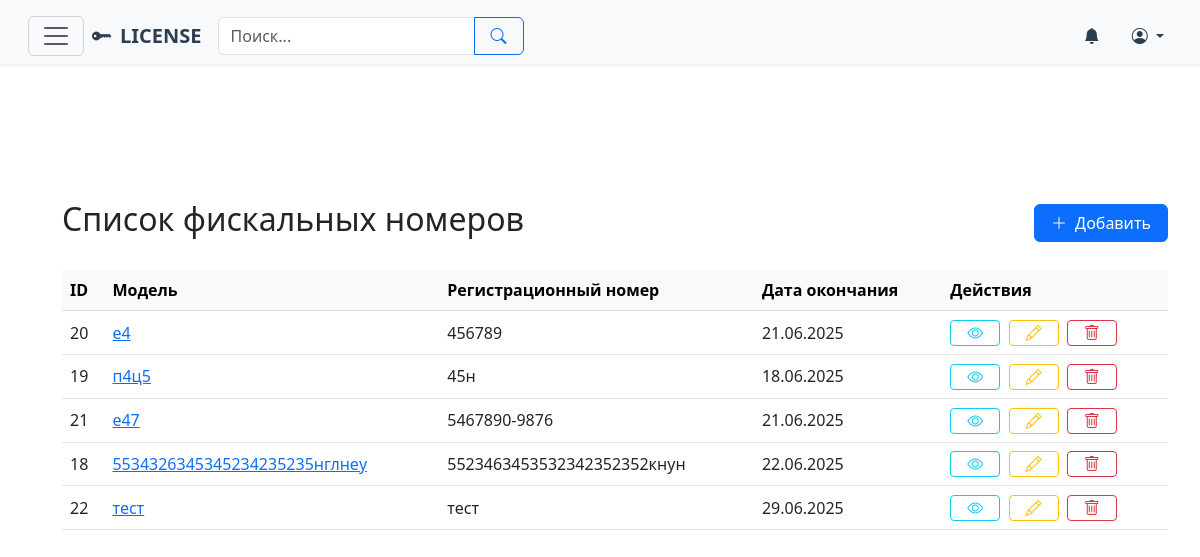
The page /fiscal-numbers/ on the database its author committed.
### licen/models.py (models this page shows, shortened)
class LicenseBaseModel(models.Model):
    created_at = models.DateTimeField(auto_now_add=True, verbose_name=_('Дата создания'))
    updated_at = models.DateTimeField(auto_now=True, verbose_name=_('Дата обновления'))
    start_date = models.DateField(verbose_name=_('Дата начала действия (с)'))
    end_date = models.DateField(verbose_name=_('Дата окончания действия (по)'))
    comments = models.TextField(blank=True, null=True, verbose_name=_('Комментарии'))
    computer = models.ForeignKey(
        'Computer',
        on_delete=models.CASCADE,
        related_name='%(class)s',
        verbose_name=_('Компьютер')
    )
    class Meta:
        abstract = True
        ordering = ['-end_date']
        indexes = [
            models.Index(fields=['end_date']),
        ]

class FiscalNumber(LicenseBaseModel):
    model = models.CharField(
        max_length=100,
        unique=True,
        verbose_name=_('Модель')
    )
    zn = models.CharField(
        max_length=100,
        unique=True,
        verbose_name=_('ЗН')
    )
    reg_number = models.CharField(
        max_length=100,
        unique=True,
        verbose_name=_('Регистрационный номер')
    )
    fn = models.CharField(
        max_length=100,
        unique=True,
        verbose_name=_('ФН')
    )
    class Meta:
        verbose_name = _('ФН')
        verbose_name_plural = _('ФН')

### licen/views.py (the view)
# urls.py: path('fiscal-numbers/', fiscal_number_list_one, name='fiscal-number-list-one'),
def fiscal_number_list_one(request):
    fiscal_numbers = FiscalNumber.objects.all().order_by('reg_number', 'model')
    return render(request, 'licen/fiscal_number/fiscal_number_list.html', {'fiscal_numbers': fiscal_numbers})

### licen/context_processors.py (called while the page is built, shortened)
def get_breadcrumbs(request):
    breadcrumbs = []
    breadcrumbs.append({
        'name': _('Города'),
        'url': reverse('city-list')
    })
    return {'breadcrumbs': breadcrumbs}

### licen/templates/licen/fiscal_number/fiscal_number_list.html (shortened to what this page needs)
{% extends "base.html" %}
{% block content %}
<div class="container mt-5">
    <div class="d-flex justify-content-between align-items-center mb-4">
        <h2>Список фискальных номеров</h2>
        <a href="{% url 'fiscal-number-create-one' %}" class="btn btn-primary d-flex align-items-center gap-2">
            <i class="bi bi-plus-lg"></i> Добавить
        </a>
    </div>
    {% if fiscal_numbers %}
    <div class="table-responsive d-none d-md-block">
        <table class="table table-hover align-middle">
            <thead class="table-light">
                <tr>
                    <th>ID</th>
                    <th>Модель</th>
                    <th>Регистрационный номер</th>
                    <th>Дата окончания</th>
                    <th>Действия</th>
                </tr>
            </thead>
            <tbody>
                {% for fn in fiscal_numbers %}
                <tr>
                    <td>{{ fn.id }}</td>
                    <td><a href="{% url 'fiscal-number-detail-one' fn.id %}">{{ fn.model|truncatechars:30 }}</a></td>
                    <td>{{ fn.reg_number }}</td>
                    <td>{{ fn.end_date|date:"d.m.Y" }}</td>
                    <td class="text-nowrap">
                        <a href="{% url 'fiscal-number-detail-one' fn.id %}" class="btn btn-sm btn-outline-info me-1"><i class="bi bi-eye"></i></a>
                        <a href="{% url 'fiscal-number-update-one' fn.id %}" class="btn btn-sm btn-outline-warning me-1"><i class="bi bi-pencil"></i></a>
                        <a href="{% url 'fiscal-number-delete-one' fn.id %}" class="btn btn-sm btn-outline-danger"><i class="bi bi-trash"></i></a>
                    </td>
                </tr>
                {% endfor %}
            </tbody>
        </table>
    </div>
    {% else %}
    <div class="alert alert-info">Фискальных номеров нет в базе</div>
    {% endif %}
</div>
{% endblock %}

### licen/templates/base.html (style rules this page uses)
.table thead th { background-color: #f8f9fa; }
.btn { padding-left: 1rem; padding-right: 1rem; }
.btn i { display: flex; align-items: center; }
.btn-sm i { font-size: 1rem; }

### rows shown on the page
FiscalNumber: id "20", model "е4", reg_number "456789", end_date "21.06.2025"
FiscalNumber: id "19", model "п4ц5", reg_number "45н", end_date "18.06.2025"
FiscalNumber: id "21", model "е47", reg_number "5467890-9876", end_date "21.06.2025"
FiscalNumber: id "18", model "5534326345345234235235нглнеу", reg_number "5523463453532342352352кнун", end_date "22.06.2025"
FiscalNumber: id "22", model "тест", reg_number "тест", end_date "29.06.2025"
